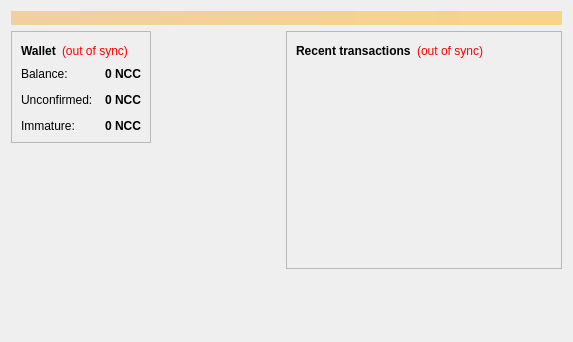
<?xml version="1.0" encoding="UTF-8"?>
<ui version="4.0">
 <class>OverviewPage</class>
 <widget class="QWidget" name="OverviewPage">
  <property name="geometry">
   <rect>
    <x>0</x>
    <y>0</y>
    <width>573</width>
    <height>342</height>
   </rect>
  </property>
  <property name="windowTitle">
   <string>Form</string>
  </property>
  <layout class="QVBoxLayout" name="topLayout">
   <item>
    <widget class="QLabel" name="labelAlerts">
     <property name="visible">
      <bool>false</bool>
     </property>
     <property name="styleSheet">
      <string notr="true">background-color: qlineargradient(x1: 0, y1: 0, x2: 1, y2: 0, stop:0 #F0D0A0, stop:1 #F8D488); color:#000000;</string>
     </property>
     <property name="wordWrap">
      <bool>true</bool>
     </property>
     <property name="margin">
      <number>3</number>
     </property>
    </widget>
   </item>
   <item>
    <layout class="QHBoxLayout" name="horizontalLayout" stretch="1,1">
     <item>
      <layout class="QVBoxLayout" name="verticalLayout_2">
       <item>
        <widget class="QFrame" name="frame">
         <property name="frameShape">
          <enum>QFrame::StyledPanel</enum>
         </property>
         <property name="frameShadow">
          <enum>QFrame::Raised</enum>
         </property>
         <layout class="QVBoxLayout" name="verticalLayout_4">
          <item>
           <layout class="QHBoxLayout" name="horizontalLayout_4">
            <item>
             <widget class="QLabel" name="label_5">
              <property name="font">
               <font>
                <weight>75</weight>
                <bold>true</bold>
               </font>
              </property>
              <property name="text">
               <string>Wallet</string>
              </property>
             </widget>
            </item>
            <item>
             <widget class="QLabel" name="labelWalletStatus">
              <property name="toolTip">
               <string>The displayed information may be out of date. Your wallet automatically synchronizes with the NeptuneClassic network after a connection is established, but this process has not completed yet.</string>
              </property>
              <property name="styleSheet">
               <string notr="true">QLabel { color: red; }</string>
              </property>
              <property name="text">
               <string notr="true">(out of sync)</string>
              </property>
              <property name="alignment">
               <set>Qt::AlignLeading|Qt::AlignLeft|Qt::AlignVCenter</set>
              </property>
             </widget>
            </item>
            <item>
             <spacer name="horizontalSpacer_2">
              <property name="orientation">
               <enum>Qt::Horizontal</enum>
              </property>
              <property name="sizeHint" stdset="0">
               <size>
                <width>40</width>
                <height>20</height>
               </size>
              </property>
             </spacer>
            </item>
           </layout>
          </item>
          <item>
           <layout class="QFormLayout" name="formLayout_2">
            <property name="fieldGrowthPolicy">
             <enum>QFormLayout::AllNonFixedFieldsGrow</enum>
            </property>
            <property name="horizontalSpacing">
             <number>12</number>
            </property>
            <property name="verticalSpacing">
             <number>12</number>
            </property>
            <item row="0" column="0">
             <widget class="QLabel" name="label">
              <property name="text">
               <string>Balance:</string>
              </property>
             </widget>
            </item>
            <item row="0" column="1">
             <widget class="QLabel" name="labelBalance">
              <property name="font">
               <font>
                <weight>75</weight>
                <bold>true</bold>
               </font>
              </property>
              <property name="cursor">
               <cursorShape>IBeamCursor</cursorShape>
              </property>
              <property name="toolTip">
               <string>Your current balance</string>
              </property>
              <property name="text">
               <string notr="true">0 NCC</string>
              </property>
              <property name="textInteractionFlags">
               <set>Qt::LinksAccessibleByMouse|Qt::TextSelectableByKeyboard|Qt::TextSelectableByMouse</set>
              </property>
             </widget>
            </item>
            <item row="1" column="0">
             <widget class="QLabel" name="label_3">
              <property name="text">
               <string>Unconfirmed:</string>
              </property>
             </widget>
            </item>
            <item row="1" column="1">
             <widget class="QLabel" name="labelUnconfirmed">
              <property name="font">
               <font>
                <weight>75</weight>
                <bold>true</bold>
               </font>
              </property>
              <property name="cursor">
               <cursorShape>IBeamCursor</cursorShape>
              </property>
              <property name="toolTip">
               <string>Total of transactions that have yet to be confirmed, and do not yet count toward the current balance</string>
              </property>
              <property name="text">
               <string notr="true">0 NCC</string>
              </property>
              <property name="textInteractionFlags">
               <set>Qt::LinksAccessibleByMouse|Qt::TextSelectableByKeyboard|Qt::TextSelectableByMouse</set>
              </property>
             </widget>
            </item>
            <item row="2" column="0">
             <widget class="QLabel" name="labelImmatureText">
              <property name="text">
               <string>Immature:</string>
              </property>
             </widget>
            </item>
            <item row="2" column="1">
             <widget class="QLabel" name="labelImmature">
              <property name="font">
               <font>
                <weight>75</weight>
                <bold>true</bold>
               </font>
              </property>
              <property name="toolTip">
               <string>Mined balance that has not yet matured</string>
              </property>
              <property name="text">
               <string notr="true">0 NCC</string>
              </property>
              <property name="textInteractionFlags">
               <set>Qt::LinksAccessibleByMouse|Qt::TextSelectableByKeyboard|Qt::TextSelectableByMouse</set>
              </property>
             </widget>
            </item>
           </layout>
          </item>
         </layout>
        </widget>
       </item>
       <item>
        <spacer name="verticalSpacer">
         <property name="orientation">
          <enum>Qt::Vertical</enum>
         </property>
         <property name="sizeHint" stdset="0">
          <size>
           <width>20</width>
           <height>40</height>
          </size>
         </property>
        </spacer>
       </item>
      </layout>
     </item>
      <item>
        <widget class="QLabel" name="label_wallet_bgcoin">
         <property name="text">
          <string/>
         </property>
         <property name="pixmap">
          <pixmap resource="../bitcoin.qrc">:/icons/wallet_bgcoin</pixmap>
         </property>
         <property name="scaledContents">
          <bool>false</bool>
         </property>
         <property name="alignment">
          <set>Qt::AlignCenter</set>
         </property>
         <property name="margin">
          <number>-2</number>
         </property>
        </widget>
       </item>
      <item>
      <layout class="QVBoxLayout" name="verticalLayout_3">
       <item>
        <widget class="QFrame" name="frame_2">
         <property name="frameShape">
          <enum>QFrame::StyledPanel</enum>
         </property>
         <property name="frameShadow">
          <enum>QFrame::Raised</enum>
         </property>
         <layout class="QVBoxLayout" name="verticalLayout">
          <item>
           <layout class="QHBoxLayout" name="horizontalLayout_2">
            <item>
             <widget class="QLabel" name="label_4">
              <property name="text">
               <string>&lt;b&gt;Recent transactions&lt;/b&gt;</string>
              </property>
             </widget>
            </item>
            <item>
             <widget class="QLabel" name="labelTransactionsStatus">
              <property name="toolTip">
               <string>The displayed information may be out of date. Your wallet automatically synchronizes with the NeptuneClassic network after a connection is established, but this process has not completed yet.</string>
              </property>
              <property name="styleSheet">
               <string notr="true">QLabel { color: red; }</string>
              </property>
              <property name="text">
               <string notr="true">(out of sync)</string>
              </property>
              <property name="alignment">
               <set>Qt::AlignRight|Qt::AlignTrailing|Qt::AlignVCenter</set>
              </property>
             </widget>
            </item>
            <item>
             <spacer name="horizontalSpacer">
              <property name="orientation">
               <enum>Qt::Horizontal</enum>
              </property>
              <property name="sizeHint" stdset="0">
               <size>
                <width>40</width>
                <height>20</height>
               </size>
              </property>
             </spacer>
            </item>
           </layout>
          </item>
          <item>
           <widget class="QListView" name="listTransactions">
            <property name="styleSheet">
             <string notr="true">QListView { background: transparent; }</string>
            </property>
            <property name="frameShape">
             <enum>QFrame::NoFrame</enum>
            </property>
            <property name="verticalScrollBarPolicy">
             <enum>Qt::ScrollBarAlwaysOff</enum>
            </property>
            <property name="horizontalScrollBarPolicy">
             <enum>Qt::ScrollBarAlwaysOff</enum>
            </property>
            <property name="selectionMode">
             <enum>QAbstractItemView::NoSelection</enum>
            </property>
           </widget>
          </item>
         </layout>
        </widget>
       </item>
       <item>
        <spacer name="verticalSpacer_2">
         <property name="orientation">
          <enum>Qt::Vertical</enum>
         </property>
         <property name="sizeHint" stdset="0">
          <size>
           <width>20</width>
           <height>40</height>
          </size>
         </property>
        </spacer>
       </item>
      </layout>
     </item>
    </layout>
   </item>
  </layout>
 </widget>
 <resources/>
 <connections/>
</ui>
